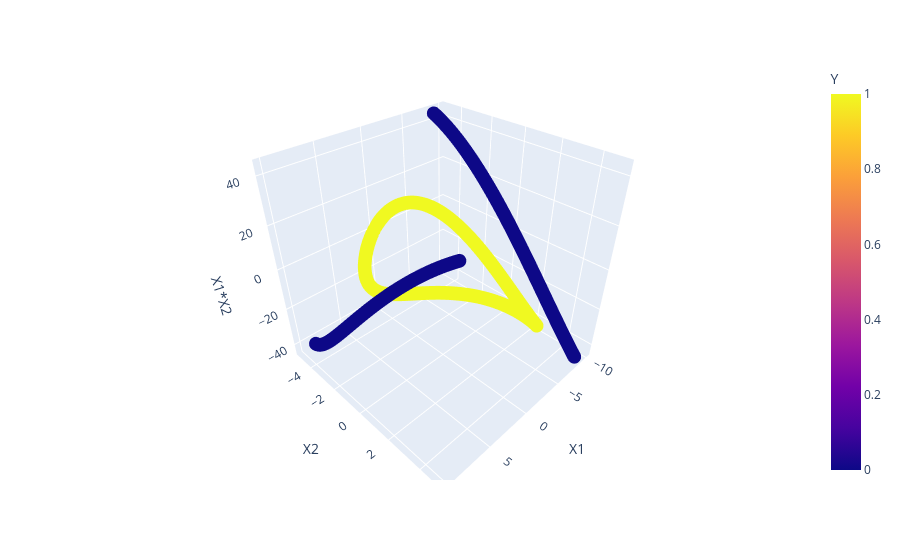

Source (notebook cell):
### Code cell
fig = px.scatter_3d(df, x='X1', y='X2', z='X1*X2',
              color='Y')
fig.show()

### Figure 1 — Plotly figure (JSON) as saved in the notebook; plotly's stock layout.template omitted (floating-point values rounded to 4 significant figures; data arrays with more than 128 entries replaced by an {"elided": "..."} marker saying what was removed)
{"data": [{"hovertemplate": "X1=%{x}<br>X2=%{y}<br>X1*X2=%{z}<br>Y=%{marker.color}<extra></extra>", "legendgroup": "", "marker": {"color": {"elided": "4000 int values"}, "coloraxis": "coloraxis", "symbol": "circle"}, "mode": "markers", "name": "", "scene": "scene", "showlegend": false, "type": "scatter3d", "x": {"elided": "4000 float values"}, "y": {"elided": "4000 float values"}, "z": {"elided": "4000 float values"}}], "layout": {"coloraxis": {"colorbar": {"title": {"text": "Y"}}, "colorscale": [[0, "#0d0887"], [0.1111, "#46039f"], [0.2222, "#7201a8"], [0.3333, "#9c179e"], [0.4444, "#bd3786"], [0.5556, "#d8576b"], [0.6667, "#ed7953"], [0.7778, "#fb9f3a"], [0.8889, "#fdca26"], [1, "#f0f921"]]}, "legend": {"tracegroupgap": 0}, "margin": {"t": 60}, "scene": {"domain": {"x": [0, 1], "y": [0, 1]}, "xaxis": {"title": {"text": "X1"}}, "yaxis": {"title": {"text": "X2"}}, "zaxis": {"title": {"text": "X1*X2"}}}}}
